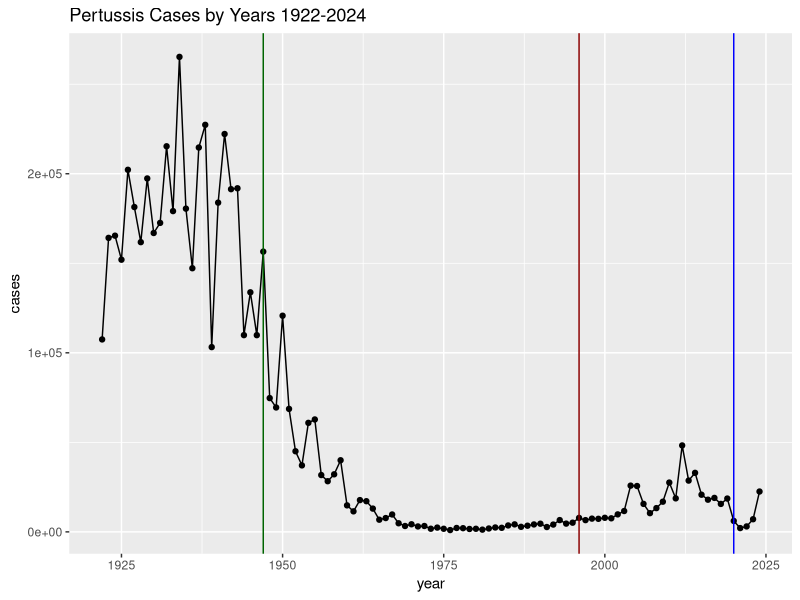

Write the R code that produced this figure. (Note: this script raises an error after producing the figure.)
## ---- chunk 1
cdc <- data.frame(
                                 year = c(1922L,1923L,1924L,1925L,
                                          1926L,1927L,1928L,1929L,1930L,1931L,
                                          1932L,1933L,1934L,1935L,1936L,
                                          1937L,1938L,1939L,1940L,1941L,1942L,
                                          1943L,1944L,1945L,1946L,1947L,
                                          1948L,1949L,1950L,1951L,1952L,
                                          1953L,1954L,1955L,1956L,1957L,1958L,
                                          1959L,1960L,1961L,1962L,1963L,
                                          1964L,1965L,1966L,1967L,1968L,1969L,
                                          1970L,1971L,1972L,1973L,1974L,
                                          1975L,1976L,1977L,1978L,1979L,1980L,
                                          1981L,1982L,1983L,1984L,1985L,
                                          1986L,1987L,1988L,1989L,1990L,
                                          1991L,1992L,1993L,1994L,1995L,1996L,
                                          1997L,1998L,1999L,2000L,2001L,
                                          2002L,2003L,2004L,2005L,2006L,2007L,
                                          2008L,2009L,2010L,2011L,2012L,
                                          2013L,2014L,2015L,2016L,2017L,2018L,
                                          2019L,2020L,2021L,2022L,2023L,2024L),
                                 
         cases = c(107473,164191,165418,152003,
                                          202210,181411,161799,197371,
                                          166914,172559,215343,179135,265269,
                                          180518,147237,214652,227319,103188,
                                          183866,222202,191383,191890,109873,
                                          133792,109860,156517,74715,69479,
                                          120718,68687,45030,37129,60886,
                                          62786,31732,28295,32148,40005,
                                          14809,11468,17749,17135,13005,6799,
                                          7717,9718,4810,3285,4249,3036,
                                          3287,1759,2402,1738,1010,2177,2063,
                                          1623,1730,1248,1895,2463,2276,
                                          3589,4195,2823,3450,4157,4570,
                                          2719,4083,6586,4617,5137,7796,6564,
                                          7405,7298,7867,7580,9771,11647,
                                          25827,25616,15632,10454,13278,
                                          16858,27550,18719,48277,28639,32971,
                                          20762,17972,18975,15609,18617,
                                          6124,2116,3044,7063,22538)
       )
## ---- chunk 2
library(ggplot2)

ggplot(cdc) +
  aes(year, cases) +
  geom_point() +
  geom_line() + geom_vline(xintercept = 1947, col="darkgreen") + geom_vline(xintercept = 1996, col="darkred")+geom_vline(xintercept = 2020, col="blue")+labs(title="Pertussis Cases by Years 1922-2024")
## ---- chunk 3
library(jsonlite)

subject <- read_json("https://www.cmi-pb.org/api/subject", simplifyVector = TRUE) 
head(subject)
## ---- chunk 4
nrow(subject)
## ---- chunk 5
table(subject$infancy_vac)
## ---- chunk 6
table(subject$biological_sex)
## ---- chunk 7
table(subject$race)
## ---- chunk 8
table(subject$race,subject$biological_sex)
## ---- chunk 9
specimen<- read_json("http://cmi-pb.org/api/v5_1/specimen", simplifyVector = TRUE)
ab_titer<-read_json("http://cmi-pb.org/api/v5_1/plasma_ab_titer", simplifyVector = TRUE)
## ---- chunk 10
head(specimen)
## ---- chunk 11
library(dplyr)

meta <- inner_join(subject,specimen)
head(meta)
## ---- chunk 12
ab_data <- inner_join(meta, ab_titer)
head(ab_titer)
## ---- chunk 13
nrow(ab_data)
## ---- chunk 14
unique(ab_data$isotype)
## ---- chunk 15
unique(ab_data$antigen)
## ---- chunk 16
library(ggplot2)
ggplot(ab_data)+
  aes(MFI, antigen)+
  geom_boxplot()
## ---- chunk 17
igg <- ab_data |>
  filter(isotype == "IgG")
## ---- chunk 18
ggplot(igg)+
  aes(MFI_normalised, antigen,col= infancy_vac)+
  geom_boxplot()
## ---- chunk 19
ggplot(igg)+
  aes(MFI_normalised, antigen,col= infancy_vac)+
  geom_boxplot()+
  facet_wrap(vars(visit), nrow=2) +
  xlim(0,75) +
  theme_bw()
## ---- chunk 20
filter(igg, antigen=="PT", dataset == "2021_dataset") |>
  ggplot() +
 aes(x=planned_day_relative_to_boost,
        y=MFI_normalised,
        col=infancy_vac,
        group=subject_id) +
    geom_point() +
    geom_line()+
    geom_vline(xintercept=14, linetype="dashed")
